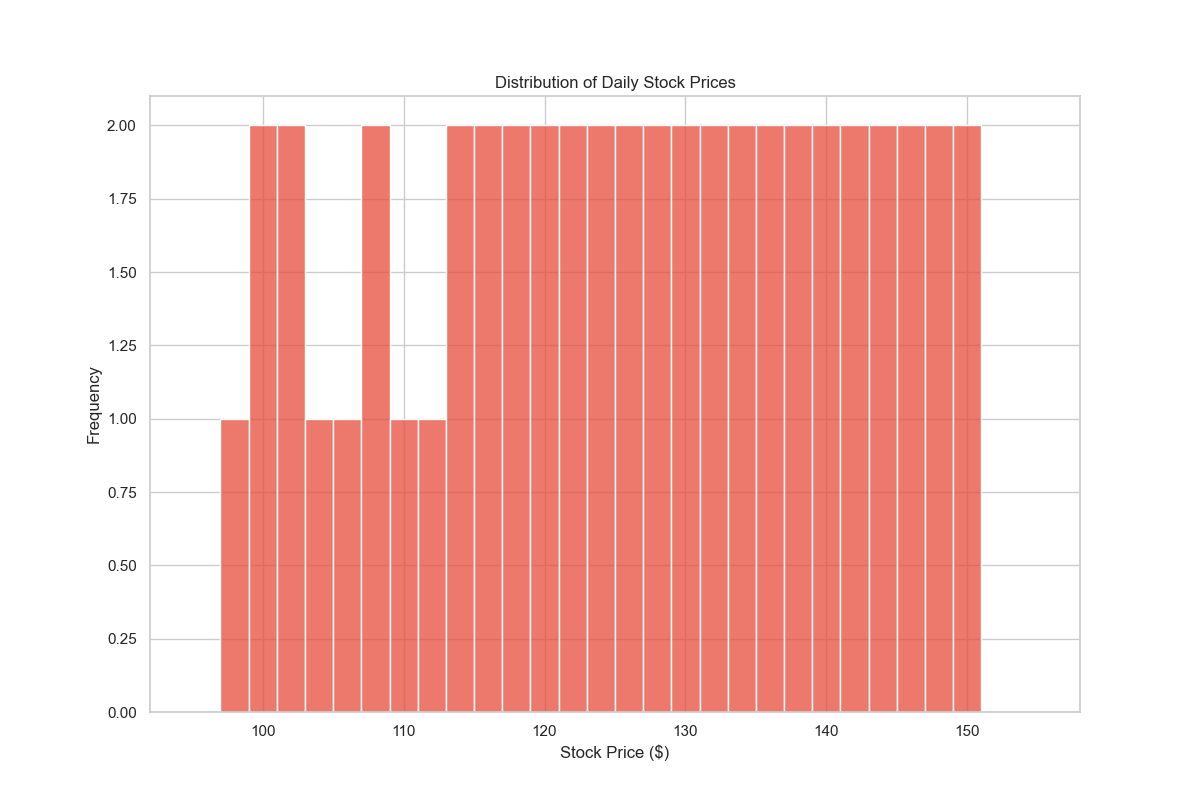

This figure's Python source:

import pandas as pd
import seaborn as sns
import matplotlib.pyplot as plt

# Given table data as a DataFrame
data = pd.DataFrame({
    'Stock Price': [
        101, 98, 103, 105, 102, 99, 100, 107, 110, 108,
        111, 114, 113, 115, 118, 117, 116, 119, 122, 121,
        120, 123, 124, 125, 126, 129, 130, 128, 127, 131,
        132, 133, 135, 134, 136, 138, 137, 139, 140, 141,
        142, 145, 143, 146, 144, 147, 148, 149, 150
    ]
})

# Setting the style
sns.set(style='whitegrid')

# Changing the size of the plot
plt.figure(figsize=(12, 8))

# Creating the histogram
# Changing color scheme using hexadecimal color codes
# Changing the orientation to vertical
# Adjusting the width of the bins
sns.histplot(data['Stock Price'], color='#e74c3c', binwidth=2, binrange=(95,155), orientation='vertical')

# Changing the chart title
plt.title('Distribution of Daily Stock Prices')

# Adjusting the labels
plt.xlabel('Stock Price ($)')
plt.ylabel('Frequency')

# Display the plot
plt.show()
